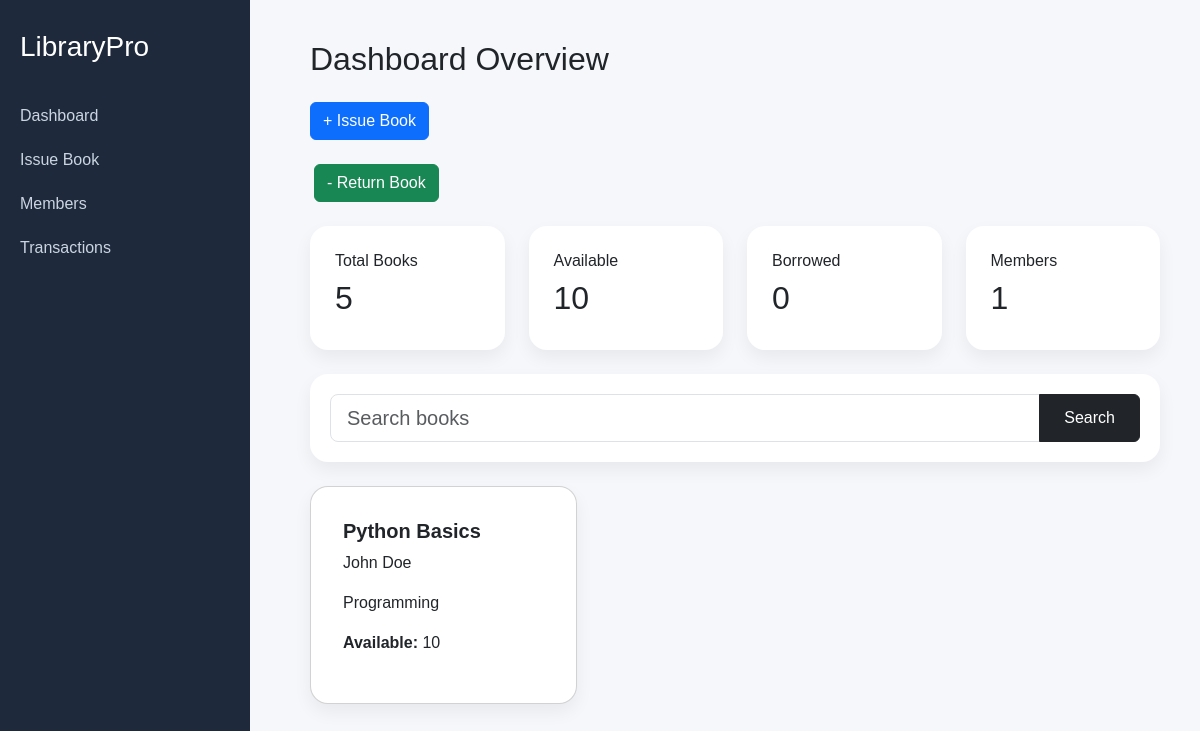
The page / on the database its author committed.
### books/models.py (models this page shows, shortened)
class Book(models.Model):
    title = models.CharField(max_length=200)
    author = models.CharField(max_length=100)
    isbn = models.CharField(max_length=20, unique=True)
    category = models.CharField(max_length=100)
    quantity = models.PositiveIntegerField(default=1)
    available_count = models.PositiveIntegerField(default=1)
    created_at = models.DateTimeField(auto_now_add=True)

### config/views.py (the view, shortened to what this page needs)
# urls.py: path('', home, name='home'),
def home(request):
    query = request.GET.get('search', '')
    books = Book.objects.all()
    total_books = Book.objects.aggregate(
        total=Sum('quantity')
    )['total'] or 0
    available_books = Book.objects.aggregate(
        total=Sum('available_count')
    )['total'] or 0
    borrowed_books = Transaction.objects.filter(
        status='ISSUED'
    ).count()
    total_members = Member.objects.count()
    return render(request, 'home.html', {
        'books': books,
        'query': query,
        'total_books': total_books,
        'available_books': available_books,
        'borrowed_books': borrowed_books,
        'total_members': total_members,
    })

### templates/home.html (shortened to what this page needs)
<!DOCTYPE html>
<html lang="en">
<head>
    <link href="https://cdn.jsdelivr.net/npm/bootstrap@5.3.3/dist/css/bootstrap.min.css" rel="stylesheet">
</head>
<body>
<div class="sidebar">
    <h3>LibraryPro</h3>
    <a href="/">Dashboard</a>
    <a href="/issue/">Issue Book</a>
    <a href="/members/">Members</a>
    <a href="/transactions/">Transactions</a>
</div>
<div class="main-content">
    <h2 class="mb-4">Dashboard Overview</h2>
    <a href="/issue/" class="btn btn-primary mb-4">+ Issue Book</a> <br>
    <a href="/return/" class="btn btn-success mb-4 ms-1">- Return Book</a>
    <div class="row mb-4">
        <div class="col-md-3">
            <div class="stat-card">
                <h6>Total Books</h6>
                <h2>{{ total_books }}</h2>
            </div>
        </div>
        <div class="col-md-3">
            <div class="stat-card">
                <h6>Available</h6>
                <h2>{{ available_books }}</h2>
            </div>
        </div>
        <div class="col-md-3">
            <div class="stat-card">
                <h6>Borrowed</h6>
                <h2>{{ borrowed_books }}</h2>
            </div>
        </div>
        <div class="col-md-3">
            <div class="stat-card">
                <h6>Members</h6>
                <h2>{{ total_members }}</h2>
            </div>
        </div>
    </div>
    <div class="search-box mb-4">
        <form method="GET">
            <div class="input-group">
                <input type="text" name="search" value="{{ query }}"
                       class="form-control form-control-lg"
                       placeholder="Search books">
                <button class="btn btn-dark px-4">Search</button>
            </div>
        </form>
    </div>
    <div class="row">
        {% for book in books %}
        <div class="col-md-4 mb-4">
            <div class="card book-card p-3">
                <div class="card-body">
                    <h5 class="fw-bold">{{ book.title }}</h5>
                    <p>{{ book.author }}</p>
                    <p>{{ book.category }}</p>
                    <p><strong>Available:</strong> {{ book.available_count }}</p>
                </div>
            </div>
        </div>
        {% endfor %}
    </div>
</div>
</body>
</html>

### templates/home.html (style rules this page uses)
body { background: #f5f7fb; font-family: Arial, sans-serif; }
.sidebar { height: 100vh; background: #1e293b; color: white; padding: 30px 20px; position: fixed; width: 250px; }
.sidebar h3 { margin-bottom: 40px; }
.sidebar a { display: block; color: #cbd5e1; text-decoration: none; margin-bottom: 20px; }
.main-content { margin-left: 270px; padding: 40px; }
.stat-card { border-radius: 18px; box-shadow: 0 8px 18px rgba(0,0,0,0.06); padding: 25px; background: white; }
.book-card { border-radius: 18px; box-shadow: 0 8px 18px rgba(0,0,0,0.06); transition: 0.3s; }
.search-box { background: white; padding: 20px; border-radius: 18px; box-shadow: 0 8px 18px rgba(0,0,0,0.06); }

### rows shown on the page
Book: title "Python Basics", author "John Doe", category "Programming", available_count "10"

### other values the page prints
{{ total_books }} "5"
{{ available_books }} "10"
{{ borrowed_books }} "0"
{{ total_members }} "1"
